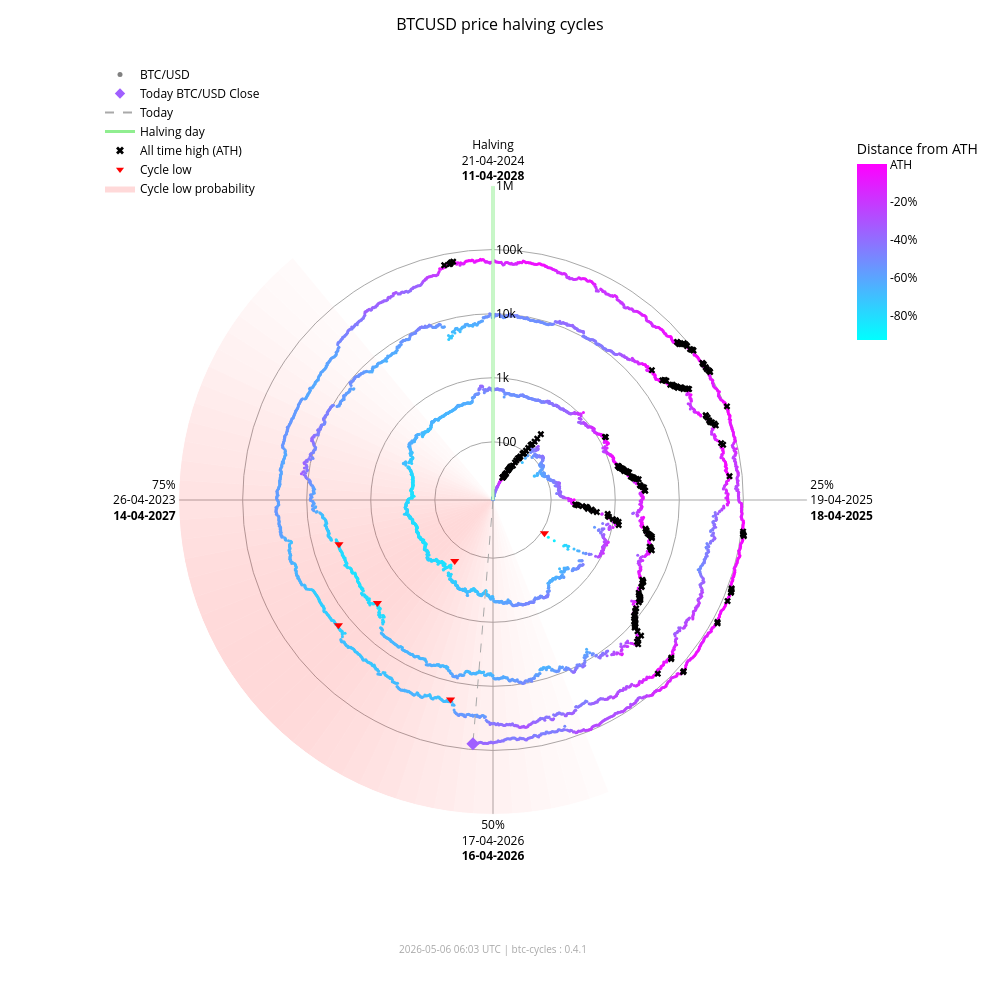

This figure's notebook cell:
### Markdown cell above
### Interactive chart (plotly)

### Code cell
fig_interactive = btc.plot(
    kind="interactive",
    from_date="2012-11-28",
)
# plotly config for interactivity
config = {"scrollZoom": True, "displayModeBar": True}
# display in notebook
fig_interactive.show(config=config)

### Figure 1 — Plotly figure (JSON) as saved in the notebook; plotly's stock layout.template omitted (floating-point values rounded to 4 significant figures; data arrays with more than 128 entries replaced by an {"elided": "..."} marker saying what was removed)
{"data": [{"fill": "toself", "fillcolor": "rgba(255,0,0,0.017168280509461755)", "hoverinfo": "skip", "line": {"width": 0}, "mode": "lines", "r": [12.35, 1000000, 1000000, 12.35, 12.35], "showlegend": false, "theta": [158.4, 158.4, 162.0, 162.0, 158.4], "type": "scatterpolar"}, {"fill": "toself", "fillcolor": "rgba(255,0,0,0.022114794501891175)", "hoverinfo": "skip", "line": {"width": 0}, "mode": "lines", "r": [12.35, 1000000, 1000000, 12.35, 12.35], "showlegend": false, "theta": [162.0, 162.0, 165.6, 165.6, 162.0], "type": "scatterpolar"}, {"fill": "toself", "fillcolor": "rgba(255,0,0,0.02790404259511669)", "hoverinfo": "skip", "line": {"width": 0}, "mode": "lines", "r": [12.35, 1000000, 1000000, 12.35, 12.35], "showlegend": false, "theta": [165.6, 165.6, 169.2, 169.2, 165.6], "type": "scatterpolar"}, {"fill": "toself", "fillcolor": "rgba(255,0,0,0.034518294852420334)", "hoverinfo": "skip", "line": {"width": 0}, "mode": "lines", "r": [12.35, 1000000, 1000000, 12.35, 12.35], "showlegend": false, "theta": [169.2, 169.2, 172.8, 172.8, 169.2], "type": "scatterpolar"}, {"fill": "toself", "fillcolor": "rgba(255,0,0,0.041901979682821514)", "hoverinfo": "skip", "line": {"width": 0}, "mode": "lines", "r": [12.35, 1000000, 1000000, 12.35, 12.35], "showlegend": false, "theta": [172.8, 172.8, 176.4, 176.4, 172.8], "type": "scatterpolar"}, {"fill": "toself", "fillcolor": "rgba(255,0,0,0.04996405861294358)", "hoverinfo": "skip", "line": {"width": 0}, "mode": "lines", "r": [12.35, 1000000, 1000000, 12.35, 12.35], "showlegend": false, "theta": [176.4, 176.4, 180.0, 180.0, 176.4], "type": "scatterpolar"}, {"fill": "toself", "fillcolor": "rgba(255,0,0,0.05858349692240514)", "hoverinfo": "skip", "line": {"width": 0}, "mode": "lines", "r": [12.35, 1000000, 1000000, 12.35, 12.35], "showlegend": false, "theta": [180.0, 180.0, 183.6, 183.6, 180.0], "type": "scatterpolar"}, {"fill": "toself", "fillcolor": "rgba(255,0,0,0.06761662035375064)", "hoverinfo": "skip", "line": {"width": 0}, "mode": "lines", "r": [12.35, 1000000, 1000000, 12.35, 12.35], "showlegend": false, "theta": [183.6, 183.6, 187.2, 187.2, 183.6], "type": "scatterpolar"}, {"fill": "toself", "fillcolor": "rgba(255,0,0,0.07690481219944661)", "hoverinfo": "skip", "line": {"width": 0}, "mode": "lines", "r": [12.35, 1000000, 1000000, 12.35, 12.35], "showlegend": false, "theta": [187.2, 187.2, 190.8, 190.8, 187.2], "type": "scatterpolar"}, {"fill": "toself", "fillcolor": "rgba(255,0,0,0.08628112000611096)", "hoverinfo": "skip", "line": {"width": 0}, "mode": "lines", "r": [12.35, 1000000, 1000000, 12.35, 12.35], "showlegend": false, "theta": [190.8, 190.8, 194.4, 194.4, 190.8], "type": "scatterpolar"}, {"fill": "toself", "fillcolor": "rgba(255,0,0,0.09557490841018089)", "hoverinfo": "skip", "line": {"width": 0}, "mode": "lines", "r": [12.35, 1000000, 1000000, 12.35, 12.35], "showlegend": false, "theta": [194.4, 194.4, 198.0, 198.0, 194.4], "type": "scatterpolar"}, {"fill": "toself", "fillcolor": "rgba(255,0,0,0.10461455782963762)", "hoverinfo": "skip", "line": {"width": 0}, "mode": "lines", "r": [12.35, 1000000, 1000000, 12.35, 12.35], "showlegend": false, "theta": [198.0, 198.0, 201.6, 201.6, 198.0], "type": "scatterpolar"}, {"fill": "toself", "fillcolor": "rgba(255,0,0,0.11322908719652829)", "hoverinfo": "skip", "line": {"width": 0}, "mode": "lines", "r": [12.35, 1000000, 1000000, 12.35, 12.35], "showlegend": false, "theta": [201.6, 201.6, 205.2, 205.2, 201.6], "type": "scatterpolar"}, {"fill": "toself", "fillcolor": "rgba(255,0,0,0.12125015337052986)", "hoverinfo": "skip", "line": {"width": 0}, "mode": "lines", "r": [12.35, 1000000, 1000000, 12.35, 12.35], "showlegend": false, "theta": [205.2, 205.2, 208.8, 208.8, 205.2], "type": "scatterpolar"}, {"fill": "toself", "fillcolor": "rgba(255,0,0,0.12851590515331976)", "hoverinfo": "skip", "line": {"width": 0}, "mode": "lines", "r": [12.35, 1000000, 1000000, 12.35, 12.35], "showlegend": false, "theta": [208.8, 208.8, 212.4, 212.4, 208.8], "type": "scatterpolar"}, {"fill": "toself", "fillcolor": "rgba(255,0,0,0.13487757461161184)", "hoverinfo": "skip", "line": {"width": 0}, "mode": "lines", "r": [12.35, 1000000, 1000000, 12.35, 12.35], "showlegend": false, "theta": [212.4, 212.4, 216.0, 216.0, 212.4], "type": "scatterpolar"}, {"fill": "toself", "fillcolor": "rgba(255,0,0,0.14020862181849592)", "hoverinfo": "skip", "line": {"width": 0}, "mode": "lines", "r": [12.35, 1000000, 1000000, 12.35, 12.35], "showlegend": false, "theta": [216.0, 216.0, 219.6, 219.6, 216.0], "type": "scatterpolar"}, {"fill": "toself", "fillcolor": "rgba(255,0,0,0.14441504950654527)", "hoverinfo": "skip", "line": {"width": 0}, "mode": "lines", "r": [12.35, 1000000, 1000000, 12.35, 12.35], "showlegend": false, "theta": [219.6, 219.6, 223.2, 223.2, 219.6], "type": "scatterpolar"}, {"fill": "toself", "fillcolor": "rgba(255,0,0,0.14744459351271713)", "hoverinfo": "skip", "line": {"width": 0}, "mode": "lines", "r": [12.35, 1000000, 1000000, 12.35, 12.35], "showlegend": false, "theta": [223.2, 223.2, 226.8, 226.8, 223.2], "type": "scatterpolar"}, {"fill": "toself", "fillcolor": "rgba(255,0,0,0.14929223192296423)", "hoverinfo": "skip", "line": {"width": 0}, "mode": "lines", "r": [12.35, 1000000, 1000000, 12.35, 12.35], "showlegend": false, "theta": [226.8, 226.8, 230.4, 230.4, 226.8], "type": "scatterpolar"}, {"fill": "toself", "fillcolor": "rgba(255,0,0,0.15)", "hoverinfo": "skip", "line": {"width": 0}, "mode": "lines", "r": [12.35, 1000000, 1000000, 12.35, 12.35], "showlegend": false, "theta": [230.4, 230.4, 234.0, 234.0, 230.4], "type": "scatterpolar"}, {"fill": "toself", "fillcolor": "rgba(255,0,0,0.14965033825231114)", "hoverinfo": "skip", "line": {"width": 0}, "mode": "lines", "r": [12.35, 1000000, 1000000, 12.35, 12.35], "showlegend": false, "theta": [234.0, 234.0, 237.6, 237.6, 234.0], "type": "scatterpolar"}, {"fill": "toself", "fillcolor": "rgba(255,0,0,0.14835378057909807)", "hoverinfo": "skip", "line": {"width": 0}, "mode": "lines", "r": [12.35, 1000000, 1000000, 12.35, 12.35], "showlegend": false, "theta": [237.6, 237.6, 241.2, 241.2, 237.6], "type": "scatterpolar"}, {"fill": "toself", "fillcolor": "rgba(255,0,0,0.14623322283554635)", "hoverinfo": "skip", "line": {"width": 0}, "mode": "lines", "r": [12.35, 1000000, 1000000, 12.35, 12.35], "showlegend": false, "theta": [241.2, 241.2, 244.8, 244.8, 241.2], "type": "scatterpolar"}, {"fill": "toself", "fillcolor": "rgba(255,0,0,0.1434078538226231)", "hoverinfo": "skip", "line": {"width": 0}, "mode": "lines", "r": [12.35, 1000000, 1000000, 12.35, 12.35], "showlegend": false, "theta": [244.8, 244.8, 248.4, 248.4, 244.8], "type": "scatterpolar"}, {"fill": "toself", "fillcolor": "rgba(255,0,0,0.13997983179373427)", "hoverinfo": "skip", "line": {"width": 0}, "mode": "lines", "r": [12.35, 1000000, 1000000, 12.35, 12.35], "showlegend": false, "theta": [248.4, 248.4, 252.0, 252.0, 248.4], "type": "scatterpolar"}, {"fill": "toself", "fillcolor": "rgba(255,0,0,0.13602598258454268)", "hoverinfo": "skip", "line": {"width": 0}, "mode": "lines", "r": [12.35, 1000000, 1000000, 12.35, 12.35], "showlegend": false, "theta": [252.0, 252.0, 255.6, 255.6, 252.0], "type": "scatterpolar"}, {"fill": "toself", "fillcolor": "rgba(255,0,0,0.13159547355344953)", "hoverinfo": "skip", "line": {"width": 0}, "mode": "lines", "r": [12.35, 1000000, 1000000, 12.35, 12.35], "showlegend": false, "theta": [255.6, 255.6, 259.2, 259.2, 255.6], "type": "scatterpolar"}, {"fill": "toself", "fillcolor": "rgba(255,0,0,0.12671301775492697)", "hoverinfo": "skip", "line": {"width": 0}, "mode": "lines", "r": [12.35, 1000000, 1000000, 12.35, 12.35], "showlegend": false, "theta": [259.2, 259.2, 262.8, 262.8, 259.2], "type": "scatterpolar"}, {"fill": "toself", "fillcolor": "rgba(255,0,0,0.12138610149219965)", "hoverinfo": "skip", "line": {"width": 0}, "mode": "lines", "r": [12.35, 1000000, 1000000, 12.35, 12.35], "showlegend": false, "theta": [262.8, 262.8, 266.4, 266.4, 262.8], "type": "scatterpolar"}, {"fill": "toself", "fillcolor": "rgba(255,0,0,0.1156142551644921)", "hoverinfo": "skip", "line": {"width": 0}, "mode": "lines", "r": [12.35, 1000000, 1000000, 12.35, 12.35], "showlegend": false, "theta": [266.4, 266.4, 270.0, 270.0, 266.4], "type": "scatterpolar"}, {"fill": "toself", "fillcolor": "rgba(255,0,0,0.10939851441251548)", "hoverinfo": "skip", "line": {"width": 0}, "mode": "lines", "r": [12.35, 1000000, 1000000, 12.35, 12.35], "showlegend": false, "theta": [270.0, 270.0, 273.6, 273.6, 270.0], "type": "scatterpolar"}, {"fill": "toself", "fillcolor": "rgba(255,0,0,0.10274974912946185)", "hoverinfo": "skip", "line": {"width": 0}, "mode": "lines", "r": [12.35, 1000000, 1000000, 12.35, 12.35], "showlegend": false, "theta": [273.6, 273.6, 277.2, 277.2, 273.6], "type": "scatterpolar"}, {"fill": "toself", "fillcolor": "rgba(255,0,0,0.09569517349791425)", "hoverinfo": "skip", "line": {"width": 0}, "mode": "lines", "r": [12.35, 1000000, 1000000, 12.35, 12.35], "showlegend": false, "theta": [277.2, 277.2, 280.8, 280.8, 277.2], "type": "scatterpolar"}, {"fill": "toself", "fillcolor": "rgba(255,0,0,0.08828282625646727)", "hoverinfo": "skip", "line": {"width": 0}, "mode": "lines", "r": [12.35, 1000000, 1000000, 12.35, 12.35], "showlegend": false, "theta": [280.8, 280.8, 284.4, 284.4, 280.8], "type": "scatterpolar"}, {"fill": "toself", "fillcolor": "rgba(255,0,0,0.08058400018765345)", "hoverinfo": "skip", "line": {"width": 0}, "mode": "lines", "r": [12.35, 1000000, 1000000, 12.35, 12.35], "showlegend": false, "theta": [284.4, 284.4, 288.0, 288.0, 284.4], "type": "scatterpolar"}, {"fill": "toself", "fillcolor": "rgba(255,0,0,0.07269354608292704)", "hoverinfo": "skip", "line": {"width": 0}, "mode": "lines", "r": [12.35, 1000000, 1000000, 12.35, 12.35], "showlegend": false, "theta": [288.0, 288.0, 291.6, 291.6, 288.0], "type": "scatterpolar"}, {"fill": "toself", "fillcolor": "rgba(255,0,0,0.06472784449068783)", "hoverinfo": "skip", "line": {"width": 0}, "mode": "lines", "r": [12.35, 1000000, 1000000, 12.35, 12.35], "showlegend": false, "theta": [291.6, 291.6, 295.2, 295.2, 291.6], "type": "scatterpolar"}, {"fill": "toself", "fillcolor": "rgba(255,0,0,0.05682021976743955)", "hoverinfo": "skip", "line": {"width": 0}, "mode": "lines", "r": [12.35, 1000000, 1000000, 12.35, 12.35], "showlegend": false, "theta": [295.2, 295.2, 298.8, 298.8, 295.2], "type": "scatterpolar"}, {"fill": "toself", "fillcolor": "rgba(255,0,0,0.04911378436707333)", "hoverinfo": "skip", "line": {"width": 0}, "mode": "lines", "r": [12.35, 1000000, 1000000, 12.35, 12.35], "showlegend": false, "theta": [298.8, 298.8, 302.4, 302.4, 298.8], "type": "scatterpolar"}, {"fill": "toself", "fillcolor": "rgba(255,0,0,0.04175213714896469)", "hoverinfo": "skip", "line": {"width": 0}, "mode": "lines", "r": [12.35, 1000000, 1000000, 12.35, 12.35], "showlegend": false, "theta": [302.4, 302.4, 306.0, 306.0, 302.4], "type": "scatterpolar"}, {"fill": "toself", "fillcolor": "rgba(255,0,0,0.034868865657538876)", "hoverinfo": "skip", "line": {"width": 0}, "mode": "lines", "r": [12.35, 1000000, 1000000, 12.35, 12.35], "showlegend": false, "theta": [306.0, 306.0, 309.6, 309.6, 306.0], "type": "scatterpolar"}, {"fill": "toself", "fillcolor": "rgba(255,0,0,0.02857722515334582)", "hoverinfo": "skip", "line": {"width": 0}, "mode": "lines", "r": [12.35, 1000000, 1000000, 12.35, 12.35], "showlegend": false, "theta": [309.6, 309.6, 313.2, 313.2, 309.6], "type": "scatterpolar"}, {"fill": "toself", "fillcolor": "rgba(255,0,0,0.022961515313555197)", "hoverinfo": "skip", "line": {"width": 0}, "mode": "lines", "r": [12.35, 1000000, 1000000, 12.35, 12.35], "showlegend": false, "theta": [313.2, 313.2, 316.8, 316.8, 313.2], "type": "scatterpolar"}, {"fill": "toself", "fillcolor": "rgba(255,0,0,0.01807146942917362)", "hoverinfo": "skip", "line": {"width": 0}, "mode": "lines", "r": [12.35, 1000000, 1000000, 12.35, 12.35], "showlegend": false, "theta": [316.8, 316.8, 320.4, 320.4, 316.8], "type": "scatterpolar"}, {"hoverinfo": "text", "marker": {"color": {"elided": "4908 str values"}, "size": 3}, "mode": "markers", "r": {"elided": "4908 float values"}, "showlegend": false, "text": {"elided": "4908 str values"}, "theta": {"elided": "4908 float values"}, "type": "scatterpolar"}, {"hoverinfo": "skip", "line": {"color": "lightgreen", "width": 3}, "mode": "lines", "r": [12.35, 1000000], "showlegend": false, "theta": [0, 0], "type": "scatterpolar"}, {"hoverinfo": "skip", "line": {"color": "darkgrey", "dash": "dash", "width": 1}, "mode": "lines", "r": [12.35, 81340.0], "showlegend": false, "theta": [184.7, 184.7], "type": "scatterpolar"}, {"hoverinfo": "text", "marker": {"color": "#a05fff", "size": 10, "symbol": "diamond"}, "mode": "markers", "r": [81340.0], "showlegend": false, "text": ["Today<br>Date: 2026-05-06<br>Price: $81,338.92"], "theta": [184.7], "type": "scatterpolar"}, {"hoverinfo": "text", "marker": {"color": "black", "size": 6, "symbol": "x"}, "mode": "markers", "r": {"elided": "195 float values"}, "showlegend": false, "text": {"elided": "195 str values"}, "theta": {"elided": "195 float values"}, "type": "scatterpolar"}, {"hoverinfo": "text", "marker": {"color": "red", "size": 8, "symbol": "triangle-down"}, "mode": "markers", "r": [111.6, 164.9, 3233.0, 3925.0, 18950.0, 15760.0], "showlegend": false, "text": ["Cycle Low<br>Date: 2014-02-21<br>Price: $111.56<br>ATH distance: -91.0%", "Cycle Low<br>Date: 2015-01-14<br>Price: $164.92<br>ATH distance: -86.7%", "Cycle Low<br>Date: 2018-12-15<br>Price: $3,232.51<br>ATH distance: -83.3%", "Cycle Low<br>Date: 2019-03-25<br>Price: $3,924.55<br>ATH distance: -79.7%", "Cycle Low<br>Date: 2022-06-18<br>Price: $18,954.25<br>ATH distance: -71.9%", "Cycle Low<br>Date: 2022-11-21<br>Price: $15,760.19<br>ATH distance: -76.7%"], "theta": [122.8, 212.1, 228.3, 254.0, 192.0, 231.0], "type": "scatterpolar"}, {"marker": {"color": "grey", "size": 5}, "mode": "markers", "name": "BTC/USD", "r": [null], "theta": [null], "type": "scatterpolar"}, {"marker": {"color": "#a05fff", "size": 8, "symbol": "diamond"}, "mode": "markers", "name": "Today BTC/USD Close", "r": [null], "theta": [null], "type": "scatterpolar"}, {"line": {"color": "darkgrey", "dash": "dash"}, "mode": "lines", "name": "Today", "r": [null], "theta": [null], "type": "scatterpolar"}, {"line": {"color": "lightgreen", "width": 3}, "mode": "lines", "name": "Halving day", "r": [null], "theta": [null], "type": "scatterpolar"}, {"marker": {"color": "black", "size": 7, "symbol": "x"}, "mode": "markers", "name": "All time high (ATH)", "r": [null], "theta": [null], "type": "scatterpolar"}, {"marker": {"color": "red", "size": 7, "symbol": "triangle-down"}, "mode": "markers", "name": "Cycle low", "r": [null], "theta": [null], "type": "scatterpolar"}, {"fill": "toself", "fillcolor": "rgba(255,0,0,0.15)", "line": {"width": 0}, "mode": "lines", "name": "Cycle low probability", "r": [null], "theta": [null], "type": "scatterpolar"}, {"hoverinfo": "skip", "marker": {"cmax": 0, "cmin": -0.9307, "color": [0], "colorbar": {"len": 0.25, "ticktext": ["ATH", "-20%", "-40%", "-60%", "-80%", "-100%"], "tickvals": [0, -0.2, -0.4, -0.6, -0.8, -1.0], "title": {"text": "Distance from ATH"}, "x": 0.95, "y": 0.92, "yanchor": "top"}, "colorscale": {"elided": "256x2 mixed values"}, "showscale": true, "size": 0}, "mode": "markers", "r": [null], "showlegend": false, "theta": [null], "type": "scatterpolar"}], "layout": {"annotations": [{"font": {"color": "darkgrey", "size": 10}, "showarrow": false, "text": "2026-05-06 06:03 UTC | btc-cycles : 0.4.1", "x": 0.5, "xref": "paper", "y": -0.02, "yref": "paper"}], "font": {"color": "black"}, "height": 1000, "legend": {"bgcolor": "rgba(0,0,0,0)", "font": {"color": "black"}, "x": 0.0, "y": 1.0}, "margin": {"b": 60, "l": 100, "r": 80, "t": 60}, "paper_bgcolor": "white", "plot_bgcolor": "white", "polar": {"angularaxis": {"color": "black", "direction": "clockwise", "gridcolor": "darkgrey", "rotation": 90, "ticktext": ["Halving<br>21-04-2024<br><b>11-04-2028</b>", "25%<br>19-04-2025<br><b>18-04-2025</b>", "50%<br>17-04-2026<br><b>16-04-2026</b>", "75%<br>26-04-2023<br><b>14-04-2027</b>"], "tickvals": [0, 90, 180, 270]}, "bgcolor": "white", "domain": {"x": [0.1, 0.9], "y": [0.05, 0.95]}, "radialaxis": {"angle": 90, "color": "black", "gridcolor": "darkgrey", "range": [1.092, 6.0], "tickangle": 90, "ticktext": ["100", "1k", "10k", "100k", "1M"], "tickvals": [100, 1000, 10000, 100000, 1000000], "type": "log"}}, "title": {"font": {"color": "black", "size": 16}, "text": "BTCUSD price halving cycles", "x": 0.5}, "width": 1000}}
